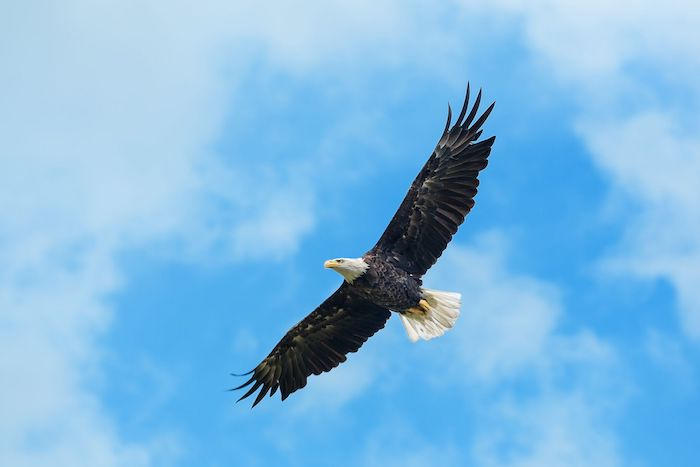
#> input picture Practical OpenCV/image/Eagle-Spirit-Animal-1.jpg, 700 x 467 px
$ python canny.py --image image/Eagle-Spirit-Animal-1.jpg
#> lines starting #> are read from the running program, lines starting #| are printed output that depends on the picture; after the words box and inside, x2 and y2 are one past the last pixel; in counts of white or black regions, pixels touching at a corner belong together
import numpy as np
import argparse
import cv2

ap = argparse.ArgumentParser()
ap.add_argument('-i', '--image', required=True,
                help='Path to image')
args = vars(ap.parse_args())

image = cv2.imread(args['image'])
#> image is the input picture: shape (467, 700, 3); mean B, G, R 226.1, 185.6, 126.4
image = cv2.cvtColor(image, cv2.COLOR_BGR2GRAY)
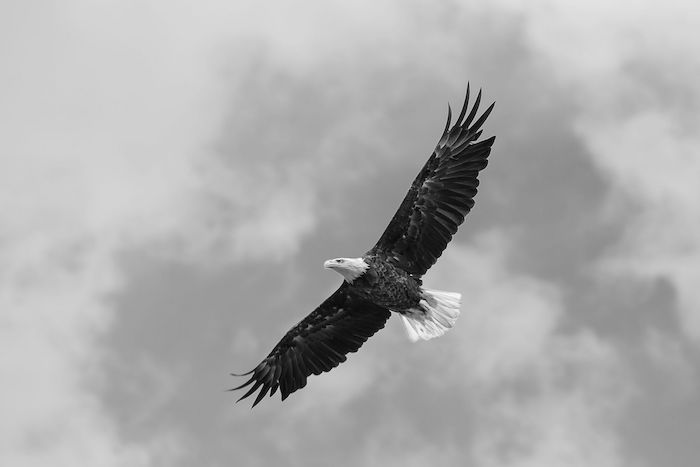
#> image: shape (467, 700); min 0, max 253, mean 172.5
image = cv2.GaussianBlur(image, (5, 5), 0)
cv2.imshow('Blurred', image)
cv2.waitKey(0)

canny = cv2.Canny(image, 30, 200)
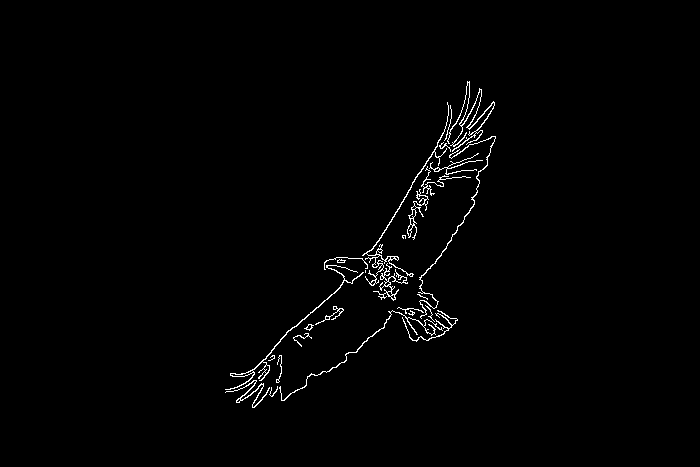
#> canny: shape (467, 700); 1.2% white in thin lines or dots, all inside (x1, y1, x2, y2) = (225, 81, 496, 408)
cv2.imshow('Canny', canny)
cv2.waitKey(0)
